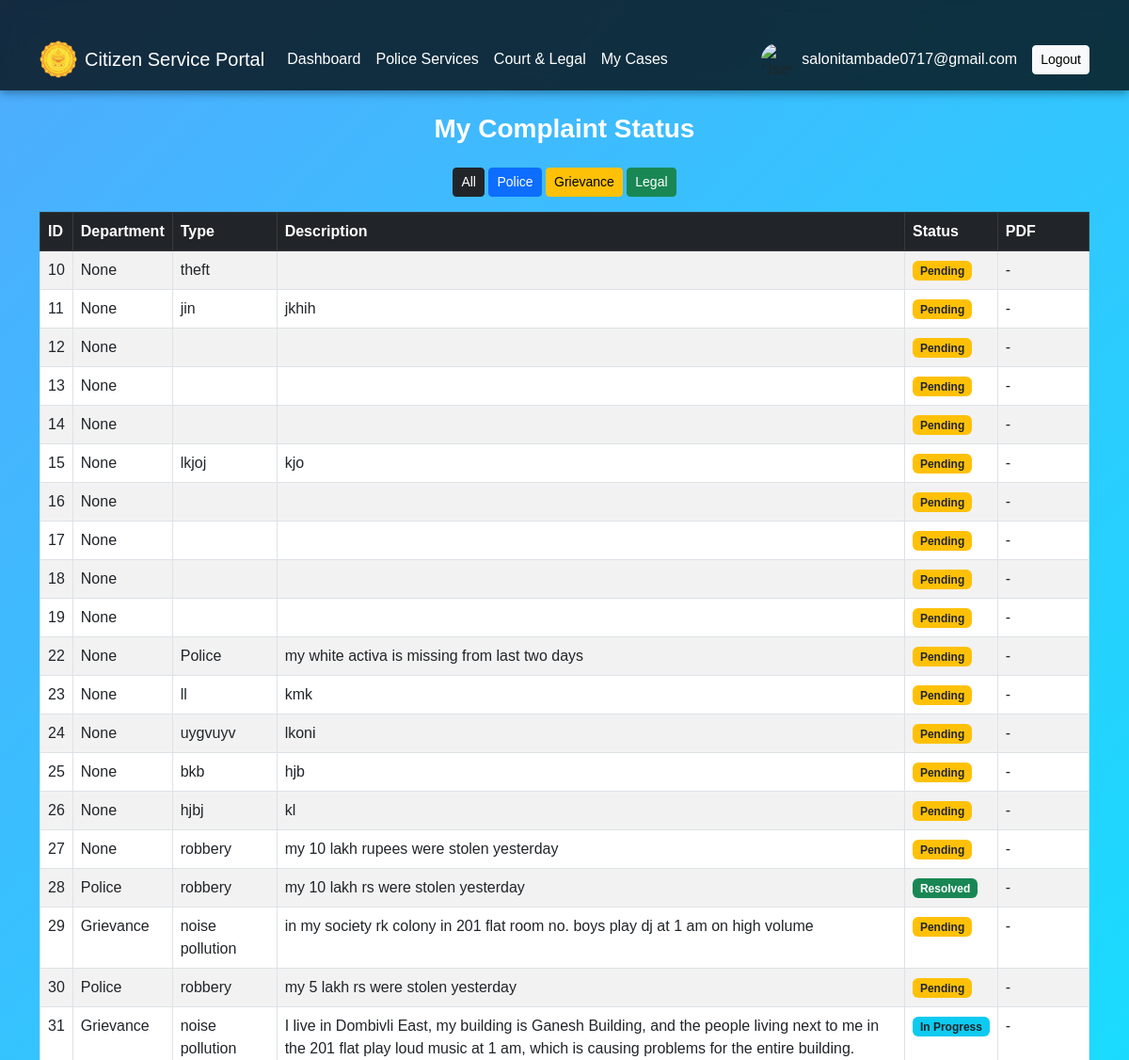
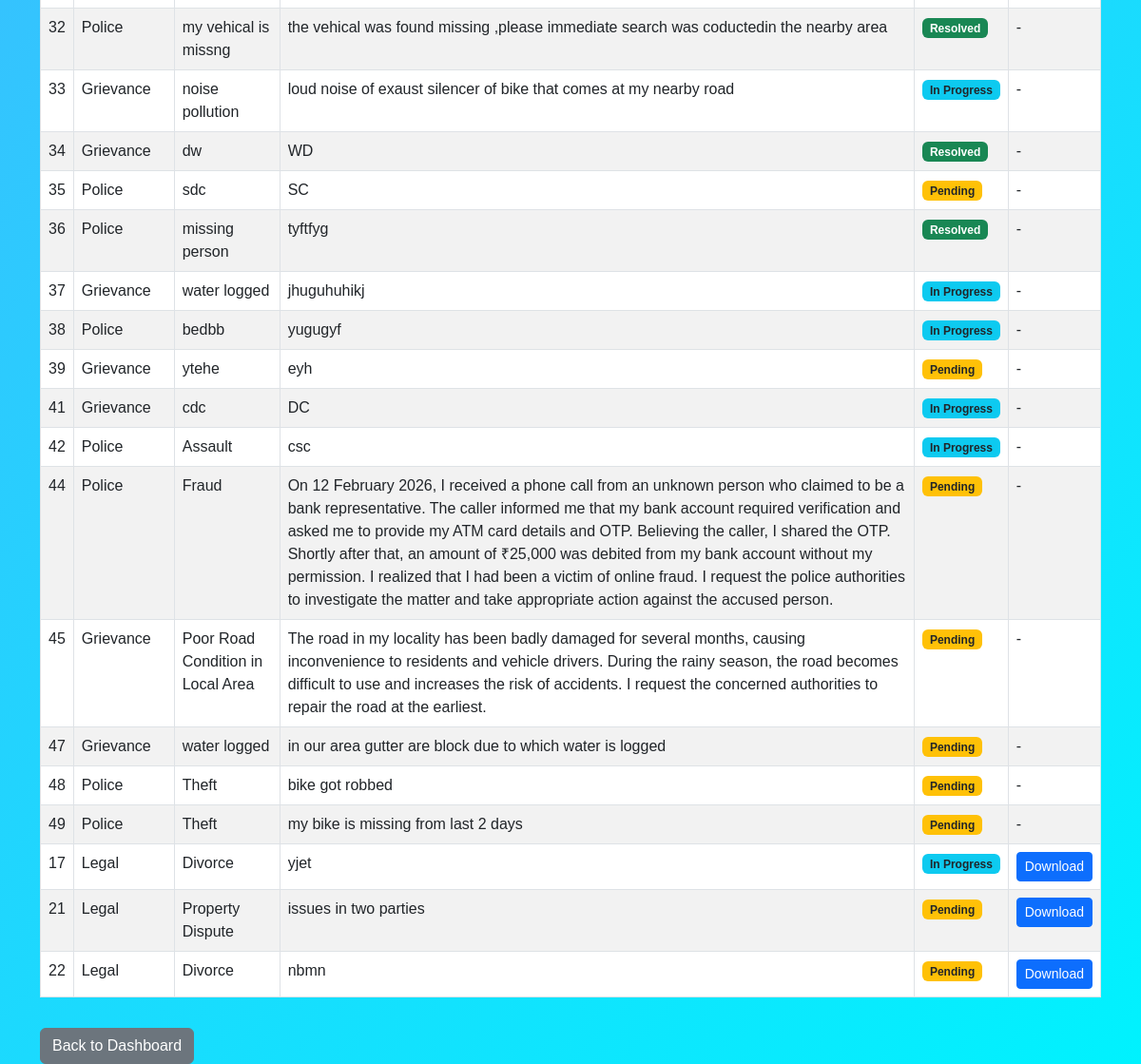
Page /my_cases (signed in) on the committed database (2 pictures, top to bottom).
### tables this page shows
CREATE TABLE complaints(
            id INTEGER PRIMARY KEY AUTOINCREMENT,
            user_email TEXT,
            type TEXT,
            description TEXT,
            status TEXT
        , name TEXT, date TEXT, location TEXT, department TEXT);

CREATE TABLE legal_cases(
        id INTEGER PRIMARY KEY AUTOINCREMENT,
        case_number TEXT,
        name TEXT,
        case_type TEXT,
        description TEXT,
        status TEXT
    , user_email TEXT);

### app.py (the view)
@app.route('/my_cases')
def my_cases():
    if 'user' not in session:
        return redirect(url_for('login'))
    conn = get_db()
    complaints = conn.execute(
        "SELECT id, department, type, description, status FROM complaints WHERE user_email=?",
        (session['user'],)
    ).fetchall()
    legal_cases = conn.execute(
        "SELECT id, case_number, case_type as type, description, status FROM legal_cases WHERE user_email=?",
        (session['user'],)
    ).fetchall()
    conn.close()
    legal_list = []
    for case in legal_cases:
        legal_list.append({
            "id": case["id"],
            "department": "Legal",
            "type": case["type"],
            "description": case["description"],
            "status": case["status"],
            "case_number": case["case_number"]
        })
    complaint_list = []
    for c in complaints:
        complaint_list.append({
            "id": c["id"],
            "department": c["department"],
            "type": c["type"],
            "description": c["description"],
            "status": c["status"],
            "case_number": None
        })
    all_cases = complaint_list + legal_list
    return render_template('my_cases.html', cases=all_cases)

### app.py (called while the page is built)
def get_db():
    conn = sqlite3.connect(DATABASE)
    conn.row_factory = sqlite3.Row
    return conn

### templates/my_cases.html (shortened to what this page needs)
{% extends 'base.html' %}
{% block content %}
<h3 class="mb-4 text-center">My Complaint Status</h3>
{% if cases %}
<div class="text-center mb-3">
    <button class="btn btn-dark btn-sm" onclick="filterCases('All')">All</button>
    <button class="btn btn-primary btn-sm" onclick="filterCases('Police')">Police</button>
    <button class="btn btn-warning btn-sm" onclick="filterCases('Grievance')">Grievance</button>
    <button class="btn btn-success btn-sm" onclick="filterCases('Legal')">Legal</button>
</div>
<table class="table table-bordered table-striped">
    <thead class="table-dark">
        <tr>
            <th>ID</th>
            <th>Department</th>
            <th>Type</th>
            <th>Description</th>
            <th>Status</th>
            <th>PDF</th>
        </tr>
    </thead>
    <tbody id="caseTable">
        {% for case in cases %}
        <tr data-dept="{{ case['department'] }}">
            <td>{{ case['id'] }}</td>
            <td>{{ case['department'] }}</td>
            <td>{{ case['type'] }}</td>
            <td>{{ case['description'] }}</td>
            <td>
                {% if case['status'] == 'Pending' %}
                    <span class="badge bg-warning text-dark">Pending</span>
                {% elif case['status'] == 'In Progress' %}
                    <span class="badge bg-info text-dark">In Progress</span>
                {% elif case['status'] == 'Resolved' %}
                    <span class="badge bg-success">Resolved</span>
                {% else %}
                    {{ case['status'] }}
                {% endif %}
            </td>
            <td>
                {% if case['department'] == 'Legal' and case['case_number'] %}
                    <a href="/download_case/{{ case['case_number'] }}"
                       class="btn btn-sm btn-primary">
                        Download
                    </a>
                {% else %}
                    -
                {% endif %}
            </td>
        </tr>
        {% endfor %}
    </tbody>
</table>
{% else %}
<p class="text-center">No complaints submitted yet.</p>
{% endif %}
<a href="{{ url_for('dashboard') }}" class="btn btn-secondary mt-3">Back to Dashboard</a>
{% endblock %}

### static/css/style.css (style rules this page uses)
body { font-family: Arial, sans-serif; min-height: 100vh; position: relative; overflow-x: hidden; margin: 0; padding: 0; background: linear-gradient(135deg, #4facfe, #00f2fe); }
h2, h3 { color: white; font-weight: bold; }

### rows in the picture
complaints: id "10", department "None", type "theft", status "Pending"
complaints: id "11", department "None", type "jin", description "jkhih", status "Pending"
complaints: id "12", department "None", status "Pending"
complaints: id "13", department "None", status "Pending"
complaints: id "14", department "None", status "Pending"
complaints: id "15", department "None", type "lkjoj", description "kjo", status "Pending"
complaints: id "16", department "None", status "Pending"
complaints: id "17", department "None", status "Pending"
complaints: id "18", department "None", status "Pending"
complaints: id "19", department "None", status "Pending"
complaints: id "22", department "None", type "Police", description "my white activa is missing from last two days", status "Pending"
complaints: id "23", department "None", type "ll", description "kmk", status "Pending"
complaints: id "24", department "None", type "uygvuyv", description "lkoni", status "Pending"
complaints: id "25", department "None", type "bkb", description "hjb", status "Pending"
complaints: id "26", department "None", type "hjbj", description "kl", status "Pending"
complaints: id "27", department "None", type "robbery", description "my 10 lakh rupees were stolen yesterday", status "Pending"
complaints: id "28", department "Police", type "robbery", description "my 10 lakh rs were stolen yesterday", status "Resolved"
complaints: id "29", department "Grievance", type "noise pollution", description "in my society rk colony in 201 flat room no. boys play dj at 1 am on high volume", status "Pending"
complaints: id "30", department "Police", type "robbery", description "my 5 lakh rs were stolen yesterday", status "Pending"
complaints: id "31", department "Grievance", type "noise pollution", description "I live in Dombivli East, my building is Ganesh Building, and the people living next to me in the 201 flat play loud music at 1 am, which is causing problems for the entire building.", status "In Progress"
complaints: id "32", department "Police", type "my vehical is missng", description "the vehical was found missing ,please immediate search was coductedin the nearby area", status "Resolved"
complaints: id "33", department "Grievance", type "noise pollution", description "loud noise of exaust silencer of bike that comes at my nearby road", status "In Progress"
complaints: id "34", department "Grievance", type "dw", description "WD", status "Resolved"
complaints: id "35", department "Police", type "sdc", description "SC", status "Pending"
complaints: id "36", department "Police", type "missing person", description "tyftfyg", status "Resolved"
complaints: id "37", department "Grievance", type "water logged", description "jhuguhuhikj", status "In Progress"
complaints: id "38", department "Police", type "bedbb", description "yugugyf", status "In Progress"
complaints: id "39", department "Grievance", type "ytehe", description "eyh", status "Pending"
complaints: id "41", department "Grievance", type "cdc", description "DC", status "In Progress"
complaints: id "42", department "Police", type "Assault", description "csc", status "In Progress"
complaints: id "44", department "Police", type "Fraud", description "On 12 February 2026, I received a phone call from an unknown person who claimed to be a bank representative. The caller informed me that my bank account required verification and asked me to provide my ATM card details and OTP. Believing the caller, I shared the OTP. Shortly after that, an amount of ₹25,000 was debited from my bank account without my permission. I realized that I had been a victim of online fraud. I request the police authorities to investigate the matter and take appropriate action against the accused person.", status "Pending"
complaints: id "45", department "Grievance", type "Poor Road Condition in Local Area", description "The road in my locality has been badly damaged for several months, causing inconvenience to residents and vehicle drivers. During the rainy season, the road becomes difficult to use and increases the risk of accidents. I request the concerned authorities to repair the road at the earliest.", status "Pending"
complaints: id "47", department "Grievance", type "water logged", description "in our area gutter are block due to which water is logged", status "Pending"
complaints: id "48", department "Police", type "Theft", description "bike got robbed", status "Pending"
complaints: id "49", department "Police", type "Theft", description "my bike is missing from last 2 days", status "Pending"
legal_cases: id "17", department "Legal", type "Divorce", description "yjet", status "In Progress"
legal_cases: id "21", department "Legal", type "Property Dispute", description "issues in two parties", status "Pending"
legal_cases: id "22", department "Legal", type "Divorce", description "nbmn", status "Pending"

### other values in the picture
{{ session['user'] }} "salonitambade0717@gmail.com"
